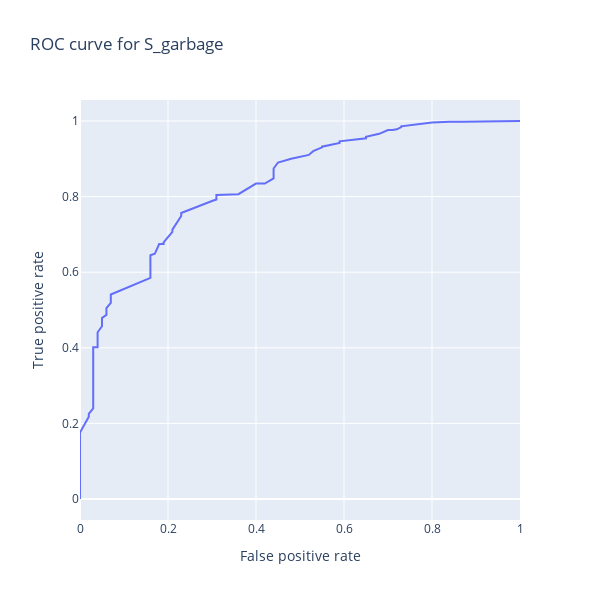

Here is the notebook cell this chart was saved with:
### Markdown cell above
This is a binary value, which tells us if we use garbage collection. In this case, we can use a classification algorithm and see how easily we can predict this value.

### Code cell
from sklearn.ensemble import GradientBoostingClassifier
def plot_AUC_curve(model, survey_targets):
    fig = go.Figure()
    for target in survey_targets:
        model.fit(df_census_train, df_survey_train[target])
        prediction = model.predict(df_census_test)
        fpr, tpr, thresholds = roc_curve(df_survey_test[target], prediction)
        auc_metric = roc_auc_score(df_survey_test[target], prediction)
    print(f'The Area Under ROC curve is {auc_metric}')
    label_dict = {'x':'False positive rate', 'y':'True positive rate'}
    fig = px.line(x=fpr, y=tpr, width=600, height=600, title=f'ROC curve for {target}', labels=label_dict)
    fig.show()
plot_AUC_curve(GradientBoostingRegressor(), ['S_garbage'])

### Figure 1 — Plotly figure (JSON) as saved in the notebook; plotly's stock layout.template omitted (floating-point values rounded to 4 significant figures)
{"data": [{"hovertemplate": "False positive rate=%{x}<br>True positive rate=%{y}<extra></extra>", "legendgroup": "", "line": {"color": "#636efa", "dash": "solid"}, "mode": "lines", "name": "", "orientation": "v", "showlegend": false, "type": "scatter", "x": [0, 0, 0, 0, 0, 0, 0, 0, 0, 0, 0, 0, 0, 0, 0, 0, 0.02, 0.02, 0.03, 0.03, 0.03, 0.03, 0.03, 0.03, 0.03, 0.03, 0.03, 0.04, 0.04, 0.04, 0.04, 0.04, 0.04, 0.05, 0.05, 0.05, 0.06, 0.06, 0.07, 0.07, 0.07, 0.07, 0.16, 0.16, 0.16, 0.16, 0.16, 0.16, 0.16, 0.17, 0.18, 0.18, 0.19, 0.19, 0.21, 0.21, 0.23, 0.23, 0.3, 0.31, 0.31, 0.31, 0.36, 0.4, 0.42, 0.44, 0.44, 0.44, 0.44, 0.45, 0.47, 0.48, 0.52, 0.53, 0.55, 0.55, 0.59, 0.59, 0.65, 0.65, 0.68, 0.7, 0.7, 0.71, 0.72, 0.73, 0.73, 0.8, 0.83, 0.84, 0.87, 0.89, 0.9, 0.94, 0.98, 1], "xaxis": "x", "y": [0, 0.005988, 0.01198, 0.01597, 0.04192, 0.05389, 0.06786, 0.0998, 0.1078, 0.1098, 0.1238, 0.1257, 0.1417, 0.1437, 0.1557, 0.1756, 0.2176, 0.2255, 0.2395, 0.2415, 0.2475, 0.3174, 0.3234, 0.3273, 0.3912, 0.3992, 0.4012, 0.4012, 0.4052, 0.4192, 0.4232, 0.4371, 0.4411, 0.4571, 0.4591, 0.479, 0.487, 0.505, 0.519, 0.5269, 0.5289, 0.5409, 0.5848, 0.5888, 0.5968, 0.6188, 0.6208, 0.6427, 0.6447, 0.6487, 0.6727, 0.6747, 0.6747, 0.6786, 0.7066, 0.7126, 0.7485, 0.7565, 0.7884, 0.7924, 0.8004, 0.8044, 0.8064, 0.8343, 0.8343, 0.8463, 0.8483, 0.8603, 0.8743, 0.8902, 0.8982, 0.9002, 0.9102, 0.9202, 0.9301, 0.9321, 0.9421, 0.9461, 0.9541, 0.9581, 0.9661, 0.9741, 0.976, 0.976, 0.978, 0.984, 0.986, 0.996, 0.998, 0.998, 0.998, 0.998, 0.998, 1, 1, 1], "yaxis": "y"}], "layout": {"height": 600, "legend": {"tracegroupgap": 0}, "title": {"text": "ROC curve for S_garbage"}, "width": 600, "xaxis": {"anchor": "y", "domain": [0, 1], "title": {"text": "False positive rate"}}, "yaxis": {"anchor": "x", "domain": [0, 1], "title": {"text": "True positive rate"}}}}
